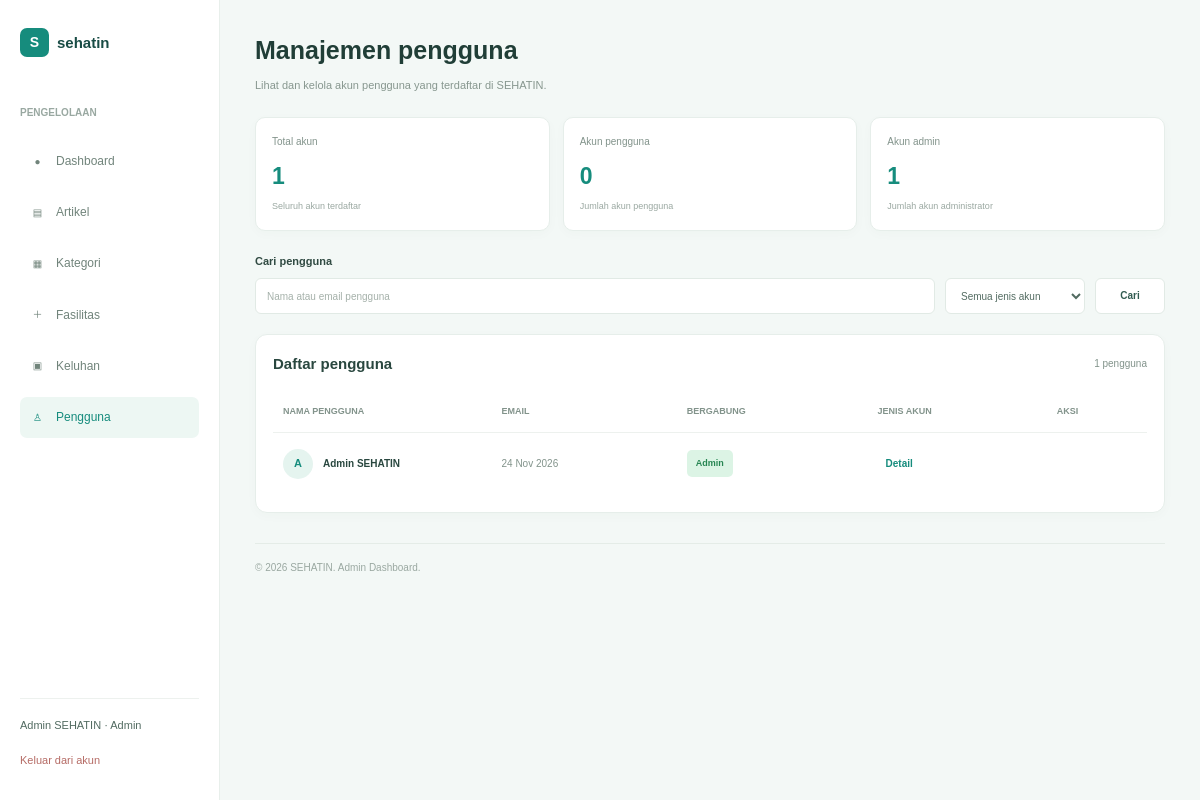
The app's page /admin/users/index.php (signed in), older data.
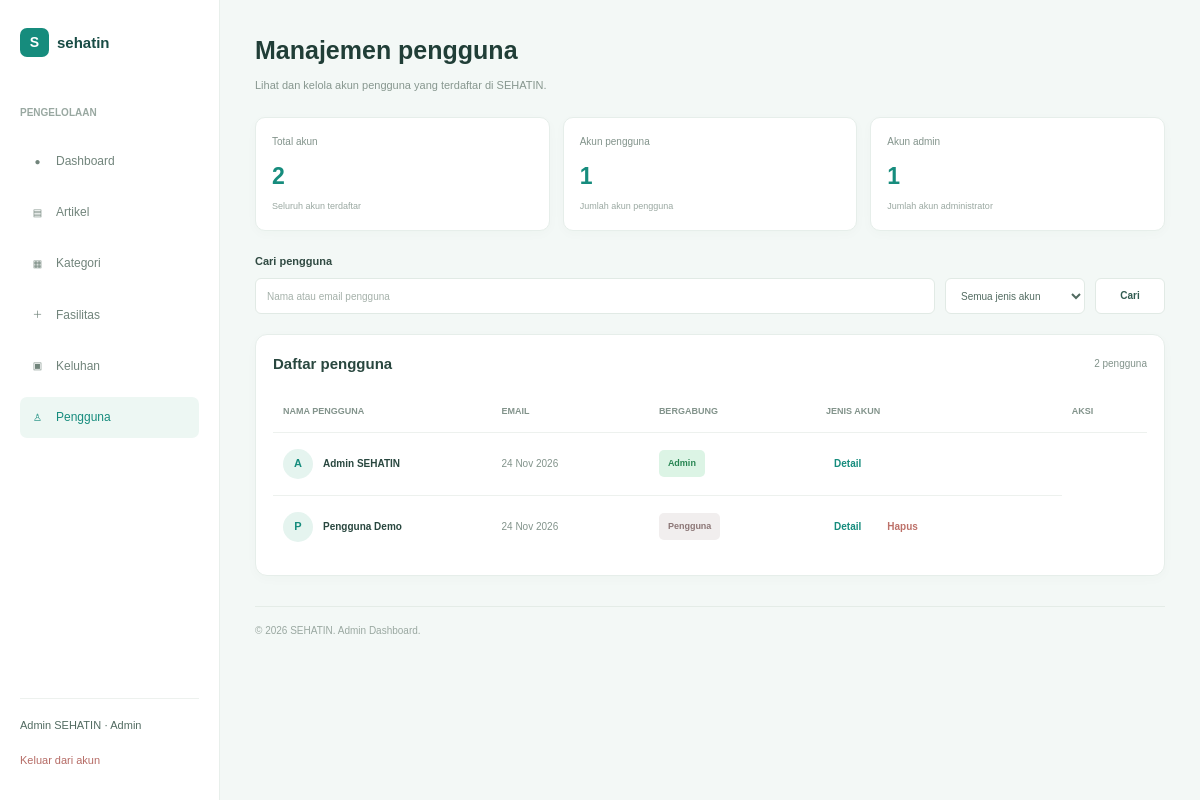
The same page, newer data.
### tables this page shows
CREATE TABLE IF NOT EXISTS users (
    id INT AUTO_INCREMENT PRIMARY KEY,
    name VARCHAR(100) NOT NULL,
    email VARCHAR(150) NOT NULL UNIQUE,
    password VARCHAR(255) NOT NULL,
    role ENUM('user', 'admin') NOT NULL DEFAULT 'user',
    created_at DATETIME NOT NULL DEFAULT CURRENT_TIMESTAMP,
    updated_at DATETIME NULL
);

### admin/users/index.php (the view, shortened to what the changed rows need)
<?php
require_once __DIR__ . "/../../config/database.php";
$keyword = trim($_GET['search'] ?? '');
$roleFilter = $_GET['role'] ?? '';
$users = [];
$sqlUsers = "SELECT id, name, email, role, created_at
             FROM users
             ORDER BY created_at DESC";
$resultUsers = $conn->query($sqlUsers);
if ($resultUsers) {
    while ($row = $resultUsers->fetch_assoc()) {
        $users[] = $row;
    }
}
$filteredUsers = array_filter(
    $users,
    function ($user) use ($keyword, $roleFilter) {
        $matchKeyword = $keyword === ''
            || stripos($user['name'], $keyword) !== false
            || stripos($user['email'], $keyword) !== false;
        $matchRole = $roleFilter === ''
            || $user['role'] === $roleFilter;
        return $matchKeyword && $matchRole;
    }
);
function e($value)
{
    return htmlspecialchars((string) $value, ENT_QUOTES, 'UTF-8');
}
$totalUsers = count($users);
$regularUsers = 0;
$adminUsers = 0;
foreach ($users as $user) {
    if ($user['role'] === 'user') {
        $regularUsers++;
    } elseif ($user['role'] === 'admin') {
        $adminUsers++;
    }
}
?>
<!DOCTYPE html>
<html lang="id">
<head>
    <link rel="stylesheet" href="../../assets/css/reset.css">
    <link rel="stylesheet" href="../../assets/css/style.css">
    <link rel="stylesheet" href="../../assets/css/admin-dashboard.css">
    <link rel="stylesheet" href="../../assets/css/admin-users.css">
</head>
<body class="admin-dashboard-page">
    <div class="admin-layout">
        <main class="admin-main admin-users-main">
            <header class="admin-users-header">
                <div>
                    <h1>Manajemen pengguna</h1>
                </div>
            </header>
            <section class="admin-users-summary">
                <div class="user-summary-card">
                    <span>Total akun</span>
                    <h2><?= $totalUsers ?></h2>
                    <p>Seluruh akun terdaftar</p>
                </div>
                <div class="user-summary-card">
                    <span>Akun pengguna</span>
                    <h2><?= $regularUsers ?></h2>
                    <p>Jumlah akun pengguna</p>
                </div>
                <div class="user-summary-card">
                    <h2><?= $adminUsers ?></h2>
                </div>
            </section>
            <section class="admin-users-table-card">
                <div class="admin-users-table-heading">
                    <h2>Daftar pengguna</h2>
                    <span>
                        <?= count($filteredUsers) ?> pengguna
                    </span>
                </div>
                <div class="admin-users-table-wrapper">
                    <table class="admin-users-table">
                        <thead>
                            <tr>
                                <th>NAMA PENGGUNA</th>
                                <th>EMAIL</th>
                                <th>BERGABUNG</th>
                                <th>JENIS AKUN</th>
                                <th>AKSI</th>
                            </tr>
                        </thead>
                        <tbody>
                            <?php if (count($filteredUsers) > 0): ?>
                            <?php foreach ($filteredUsers as $user): ?>
                            <tr>
                                <td class="user-name-cell">
                                    <div class="user-name-wrapper">
                                        <span class="user-avatar">
                                            <?= strtoupper(substr($user['name'], 0, 1)) ?>
                                        </span>
                                        <span>
                                            <?= e($user['name']) ?>
                                        </span>
                                    </div>
                                </td>
                               <td class="user-date-cell">
                                    <?= e(date('d M Y', strtotime($user['created_at']))) ?>
                                </td>
                                <td>
                                    <?php if ($user['role'] === 'admin'): ?>
                                        <span class="user-status active">
                                            Admin
                                        </span>
                                    <?php else: ?>
                                        <span class="user-status inactive">
                                            Pengguna
                                        </span>
                                    <?php endif; ?>
                                </td>
                                <td>
                                    <div class="admin-user-actions">
                                        <a href="detail.php?id=<?= (int) $user['id'] ?>" class="user-detail-button">
                                            Detail
                                        </a>
                                        <?php if ($user['role'] === 'user'): ?>
                                            <form action="index.php" method="POST"
                                                onsubmit="return confirm('Yakin ingin menghapus pengguna ini?')">
                                                <button type="submit" class="user-delete-button">
                                                    Hapus
                                                </button>
                                            </form>
                                        <?php endif; ?>
                                    </div>
                                </td>
                            </tr>
                            <?php endforeach; ?>
                            <?php endif; ?>
                        </tbody>
                    </table>
                </div>
            </section>
        </main>
    </div>
</body>
</html>

Row changes from the older to the newer data that the page shows:
added users: name "P", name "Pengguna Demo", created_at "24 Nov 2026", role "Pengguna"
Text that changed along with them:
$totalUsers: "1" → "2"
$regularUsers: "0" → "1"
count($filteredUsers): "1" → "2"
